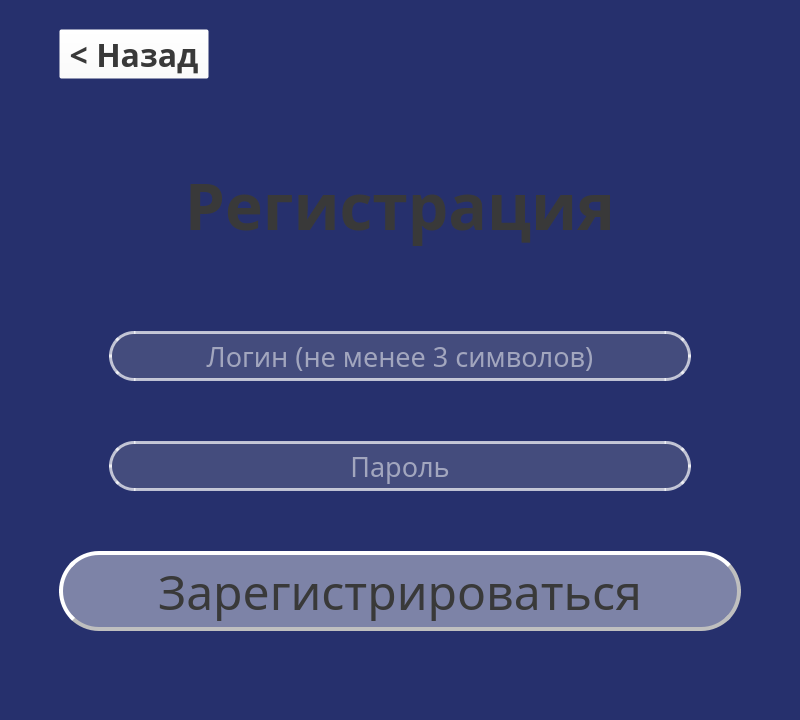
<?xml version="1.0" encoding="UTF-8"?>
<ui version="4.0">
 <class>MainWindow</class>
 <widget class="QMainWindow" name="TechEng">
  <property name="geometry">
   <rect>
    <x>0</x>
    <y>0</y>
    <width>800</width>
    <height>720</height>
   </rect>
  </property>
  <property name="minimumSize">
   <size>
    <width>800</width>
    <height>720</height>
   </size>
  </property>
  <property name="mouseTracking">
   <bool>true</bool>
  </property>
  <property name="windowTitle">
   <string>TechEng</string>
  </property>
  <property name="styleSheet">
   <string notr="true">background: rgb(38, 48, 109)</string>
  </property>
  <widget class="QWidget" name="centralwidget">
   <layout class="QVBoxLayout" name="verticalLayout_2">
    <property name="spacing">
     <number>9</number>
    </property>
    <item>
     <layout class="QVBoxLayout" name="verticalLayout">
      <property name="spacing">
       <number>60</number>
      </property>
      <property name="leftMargin">
       <number>50</number>
      </property>
      <property name="topMargin">
       <number>20</number>
      </property>
      <property name="rightMargin">
       <number>50</number>
      </property>
      <property name="bottomMargin">
       <number>80</number>
      </property>
      <item>
       <widget class="QPushButton" name="backButton">
        <property name="sizePolicy">
         <sizepolicy hsizetype="Ignored" vsizetype="Ignored">
          <horstretch>0</horstretch>
          <verstretch>0</verstretch>
         </sizepolicy>
        </property>
        <property name="minimumSize">
         <size>
          <width>150</width>
          <height>50</height>
         </size>
        </property>
        <property name="maximumSize">
         <size>
          <width>150</width>
          <height>50</height>
         </size>
        </property>
        <property name="palette">
         <palette>
          <active>
           <colorrole role="WindowText">
            <brush brushstyle="SolidPattern">
             <color alpha="255">
              <red>57</red>
              <green>57</green>
              <blue>57</blue>
             </color>
            </brush>
           </colorrole>
           <colorrole role="Button">
            <brush brushstyle="SolidPattern">
             <color alpha="0">
              <red>255</red>
              <green>255</green>
              <blue>255</blue>
             </color>
            </brush>
           </colorrole>
           <colorrole role="Text">
            <brush brushstyle="SolidPattern">
             <color alpha="255">
              <red>57</red>
              <green>57</green>
              <blue>57</blue>
             </color>
            </brush>
           </colorrole>
           <colorrole role="ButtonText">
            <brush brushstyle="SolidPattern">
             <color alpha="255">
              <red>57</red>
              <green>57</green>
              <blue>57</blue>
             </color>
            </brush>
           </colorrole>
           <colorrole role="Base">
            <brush brushstyle="SolidPattern">
             <color alpha="0">
              <red>255</red>
              <green>255</green>
              <blue>255</blue>
             </color>
            </brush>
           </colorrole>
           <colorrole role="Window">
            <brush brushstyle="SolidPattern">
             <color alpha="0">
              <red>255</red>
              <green>255</green>
              <blue>255</blue>
             </color>
            </brush>
           </colorrole>
          </active>
          <inactive>
           <colorrole role="WindowText">
            <brush brushstyle="SolidPattern">
             <color alpha="255">
              <red>57</red>
              <green>57</green>
              <blue>57</blue>
             </color>
            </brush>
           </colorrole>
           <colorrole role="Button">
            <brush brushstyle="SolidPattern">
             <color alpha="0">
              <red>255</red>
              <green>255</green>
              <blue>255</blue>
             </color>
            </brush>
           </colorrole>
           <colorrole role="Text">
            <brush brushstyle="SolidPattern">
             <color alpha="255">
              <red>57</red>
              <green>57</green>
              <blue>57</blue>
             </color>
            </brush>
           </colorrole>
           <colorrole role="ButtonText">
            <brush brushstyle="SolidPattern">
             <color alpha="255">
              <red>57</red>
              <green>57</green>
              <blue>57</blue>
             </color>
            </brush>
           </colorrole>
           <colorrole role="Base">
            <brush brushstyle="SolidPattern">
             <color alpha="0">
              <red>255</red>
              <green>255</green>
              <blue>255</blue>
             </color>
            </brush>
           </colorrole>
           <colorrole role="Window">
            <brush brushstyle="SolidPattern">
             <color alpha="0">
              <red>255</red>
              <green>255</green>
              <blue>255</blue>
             </color>
            </brush>
           </colorrole>
          </inactive>
          <disabled>
           <colorrole role="WindowText">
            <brush brushstyle="SolidPattern">
             <color alpha="255">
              <red>57</red>
              <green>57</green>
              <blue>57</blue>
             </color>
            </brush>
           </colorrole>
           <colorrole role="Button">
            <brush brushstyle="SolidPattern">
             <color alpha="0">
              <red>255</red>
              <green>255</green>
              <blue>255</blue>
             </color>
            </brush>
           </colorrole>
           <colorrole role="Text">
            <brush brushstyle="SolidPattern">
             <color alpha="255">
              <red>57</red>
              <green>57</green>
              <blue>57</blue>
             </color>
            </brush>
           </colorrole>
           <colorrole role="ButtonText">
            <brush brushstyle="SolidPattern">
             <color alpha="255">
              <red>57</red>
              <green>57</green>
              <blue>57</blue>
             </color>
            </brush>
           </colorrole>
           <colorrole role="Base">
            <brush brushstyle="SolidPattern">
             <color alpha="0">
              <red>255</red>
              <green>255</green>
              <blue>255</blue>
             </color>
            </brush>
           </colorrole>
           <colorrole role="Window">
            <brush brushstyle="SolidPattern">
             <color alpha="0">
              <red>255</red>
              <green>255</green>
              <blue>255</blue>
             </color>
            </brush>
           </colorrole>
          </disabled>
         </palette>
        </property>
        <property name="font">
         <font>
          <family>Trebuchet MS</family>
          <pointsize>24</pointsize>
          <weight>75</weight>
          <bold>true</bold>
         </font>
        </property>
        <property name="layoutDirection">
         <enum>Qt::LeftToRight</enum>
        </property>
        <property name="styleSheet">
         <string notr="true">background: rgba(255, 255, 255, 0.0)</string>
        </property>
        <property name="text">
         <string>&lt; Назад</string>
        </property>
       </widget>
      </item>
      <item>
       <widget class="QLabel" name="reg_lable">
        <property name="font">
         <font>
          <family>Trebuchet MS</family>
          <pointsize>48</pointsize>
          <weight>75</weight>
          <bold>true</bold>
         </font>
        </property>
        <property name="styleSheet">
         <string notr="true">color:rgb(57, 57, 57);
</string>
        </property>
        <property name="text">
         <string>Регистрация</string>
        </property>
        <property name="alignment">
         <set>Qt::AlignCenter</set>
        </property>
       </widget>
      </item>
      <item>
       <layout class="QVBoxLayout" name="verticalLayout_4">
        <property name="spacing">
         <number>60</number>
        </property>
        <property name="leftMargin">
         <number>50</number>
        </property>
        <property name="rightMargin">
         <number>50</number>
        </property>
        <item>
         <widget class="QLineEdit" name="regLogin">
          <property name="sizePolicy">
           <sizepolicy hsizetype="Ignored" vsizetype="Ignored">
            <horstretch>0</horstretch>
            <verstretch>0</verstretch>
           </sizepolicy>
          </property>
          <property name="minimumSize">
           <size>
            <width>100</width>
            <height>50</height>
           </size>
          </property>
          <property name="font">
           <font>
            <family>Trebuchet MS</family>
            <pointsize>20</pointsize>
            <weight>50</weight>
            <bold>false</bold>
           </font>
          </property>
          <property name="styleSheet">
           <string notr="true">color:rgb(255, 255, 255);
border-radius: 25px;
background: rgb(191, 191, 191, 0.2);
border-color:rgb(113, 113, 113);
border-style: solid;
 border-width: 3px;
 border-color: rgba(255, 255, 255, 0.7)</string>
          </property>
          <property name="inputMask">
           <string/>
          </property>
          <property name="text">
           <string/>
          </property>
          <property name="alignment">
           <set>Qt::AlignCenter</set>
          </property>
          <property name="placeholderText">
           <string>Логин (не менее 3 символов)</string>
          </property>
         </widget>
        </item>
        <item>
         <widget class="QLineEdit" name="regPassword">
          <property name="sizePolicy">
           <sizepolicy hsizetype="Ignored" vsizetype="Ignored">
            <horstretch>0</horstretch>
            <verstretch>0</verstretch>
           </sizepolicy>
          </property>
          <property name="minimumSize">
           <size>
            <width>100</width>
            <height>50</height>
           </size>
          </property>
          <property name="font">
           <font>
            <family>Trebuchet MS</family>
            <pointsize>20</pointsize>
            <weight>50</weight>
            <bold>false</bold>
           </font>
          </property>
          <property name="styleSheet">
           <string notr="true">color:rgb(255, 255, 255);
border-radius: 25px;
background: rgb(191, 191, 191, 0.2);
border-color:rgb(113, 113, 113);
border-style: solid;
 border-width: 3px;
 border-color: rgba(255, 255, 255, 0.7)</string>
          </property>
          <property name="text">
           <string/>
          </property>
          <property name="alignment">
           <set>Qt::AlignCenter</set>
          </property>
          <property name="placeholderText">
           <string>Пароль</string>
          </property>
         </widget>
        </item>
       </layout>
      </item>
      <item>
       <widget class="QPushButton" name="regButton">
        <property name="sizePolicy">
         <sizepolicy hsizetype="Ignored" vsizetype="Ignored">
          <horstretch>0</horstretch>
          <verstretch>0</verstretch>
         </sizepolicy>
        </property>
        <property name="minimumSize">
         <size>
          <width>150</width>
          <height>80</height>
         </size>
        </property>
        <property name="maximumSize">
         <size>
          <width>16777215</width>
          <height>80</height>
         </size>
        </property>
        <property name="font">
         <font>
          <family>Trebuchet MS</family>
          <pointsize>36</pointsize>
          <weight>50</weight>
          <bold>false</bold>
         </font>
        </property>
        <property name="styleSheet">
         <string notr="true">QPushButton{background: rgba(255, 255, 255, 0.4);
border-radius: 40px;
border-style: outset;
 border-width: 4px;
border-color:rgb(191, 191, 191);
color:rgb(57, 57, 57);}

QPushButton:pressed {
background: rgba(234, 234, 234, 0.6);
color:rgb(57, 57, 57);
}</string>
        </property>
        <property name="text">
         <string>Зарегистрироваться</string>
        </property>
        <property name="iconSize">
         <size>
          <width>16</width>
          <height>16</height>
         </size>
        </property>
       </widget>
      </item>
     </layout>
    </item>
   </layout>
  </widget>
 </widget>
 <resources/>
 <connections/>
</ui>
